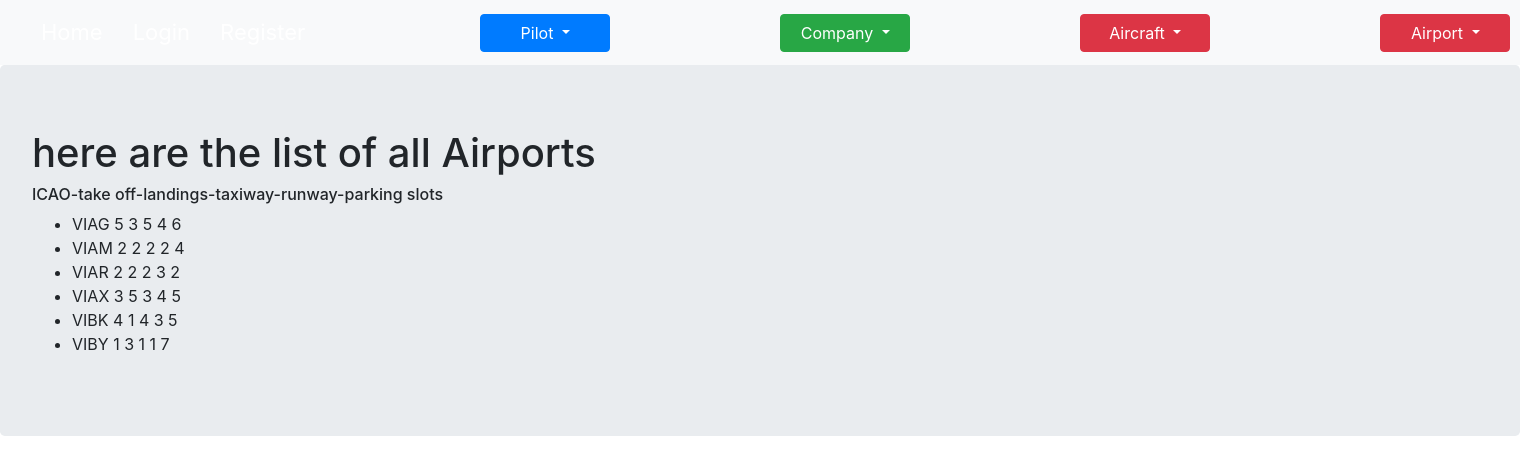
Page /airport/airports_list on the committed database.
### myproject/models.py (models this page shows, shortened)
class Airport(db.Model):
	__tablename__ = 'airport'
	icao=db.Column(db.String,primary_key=True)
	tk=db.Column(db.Integer)
	ld=db.Column(db.Integer)
	tx=db.Column(db.Integer)
	rw=db.Column(db.Integer)
	ps=db.Column(db.Integer)
	def __repr__(self):
		return f"{self.icao} {self.tk} {self.ld} {self.tx} {self.rw} {self.ps}"

### myproject/airport/views.py (the view)
@airport_blueprints.route('/airports_list')
def airports_list():
	airports= Airport.query.all()
	return render_template('airports_list.html',airports=airports)

### myproject/airport/templates/airport/airports_list.html
{%extends "base.html" %}
{% block content %}
<div class="jumbotron">
	<h1>here are the list of all Airports</h1>
	<h6>ICAO-take off-landings-taxiway-runway-parking slots</h6>
	<ul>
		{% for airport in airports %}
          <li>
          	{{ airport }}
          </li>
		{% endfor %}
	</ul>
</div>
{% endblock %}

### rows in the picture
Airport: icao+tk+ld "VIAG 5 3 5 4 6"
Airport: icao+tk+ld "VIAM 2 2 2 2 4"
Airport: icao+tk+ld "VIAR 2 2 2 3 2"
Airport: icao+tk+ld "VIAX 3 5 3 4 5"
Airport: icao+tk+ld "VIBK 4 1 4 3 5"
Airport: icao+tk+ld "VIBY 1 3 1 1 7"
